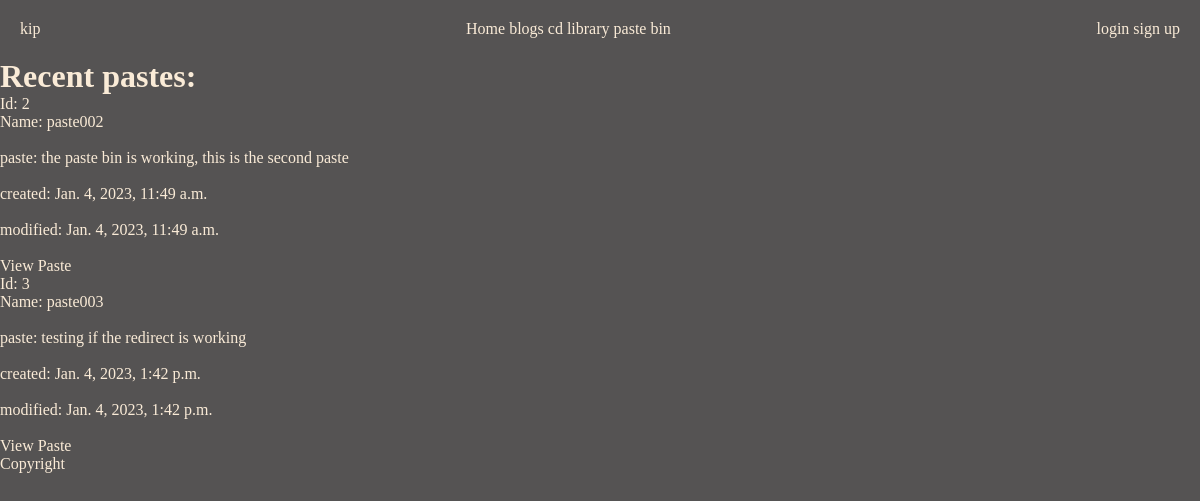
Page /pastebin/pastes/ on the committed database.
### pastebin/models.py (models this page shows, shortened)
class Paste(models.Model):
    text = models.TextField()
    name = models.CharField(max_length=40,null=True, blank=True)
    created_at = models.DateTimeField(auto_now_add=True)
    updated_at = models.DateTimeField(auto_now=True)

### pastebin/views.py (the view)
# urls.py: path("pastes/",PasteListView.as_view(), name = "pastebin_paste_list"),
class PasteListView(ListView):
    model = Paste
    context_object_name = 'pastes'

### templates/pastebin/paste_list.html (shortened to what this page needs)
{% extends 'base.html' %}
{% block content %}
    {% if pastes %}
        <h1>Recent pastes:</h1>
        {% for paste in pastes %}
            <p>
                <div>
                    <label for="id">Id:</label>
                    <span>{{ paste.id }}</span>
                </div>
                <div>
                    <label>Name:</label>
                    <span>{{ paste.name }}</span>
                </div>
                <br>
                <div>
                    <label>paste:</label>
                    <span>{{ paste.text }}</span>
                </div>
                <br>
                <div>
                    <label>created:</label>
                    <span>{{ paste.created_at }}</span>
                </div>
                <br>
                <div>
                    <label>modified:</label>
                    <span>{{ paste.updated_at }}</span>
                </div>
                <br>
                <div>
                    <a href="{% url 'pastebin_paste_detail' paste.id %}">View Paste</a>
                </div>
            </p>
        {% endfor %}
    {% else %}
        <h1>No recent pastes</h1>
    {% endif %}
{% endblock %}

### static/navbar.css (style rules this page uses)
* { color: antiquewhite; background-color: rgb(85, 83, 83); margin: 0; padding: 0; }
a { text-decoration: none; }

### rows in the picture
Paste: id "2", name "paste002", text "the paste bin is working, this is the second paste", created_at "Jan. 4, 2023, 11:49 a.m.", updated_at "Jan. 4, 2023, 11:49 a.m."
Paste: id "3", name "paste003", text "testing if the redirect is working", created_at "Jan. 4, 2023, 1:42 p.m.", updated_at "Jan. 4, 2023, 1:42 p.m."
